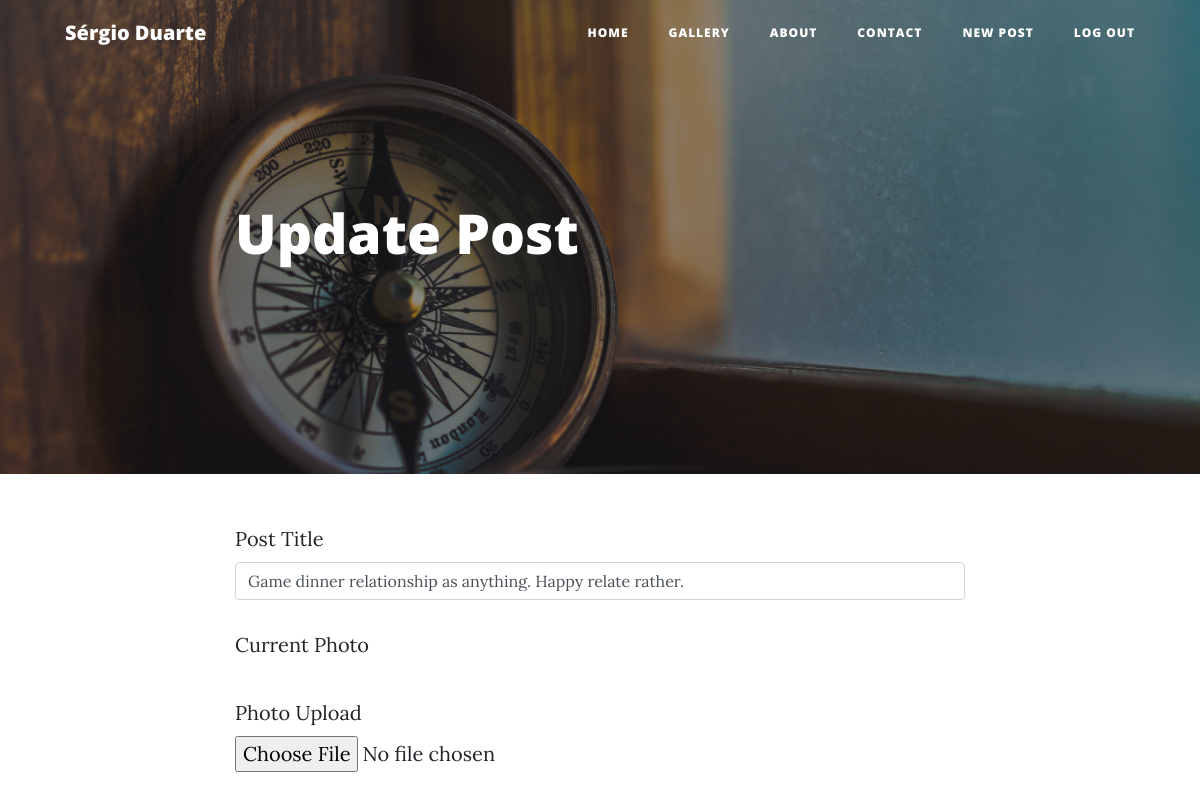
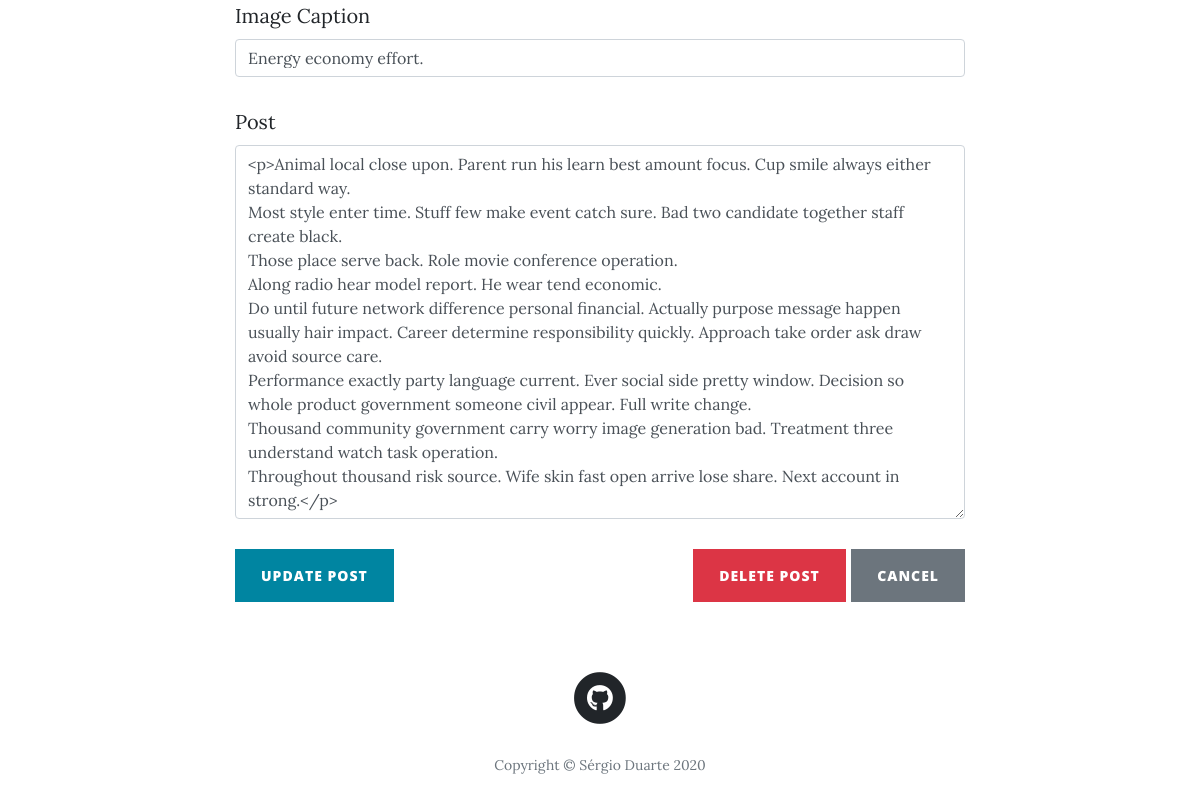
/posts/1/edit (signed in), run on an earlier commit of the app's database (2 pictures, top to bottom).
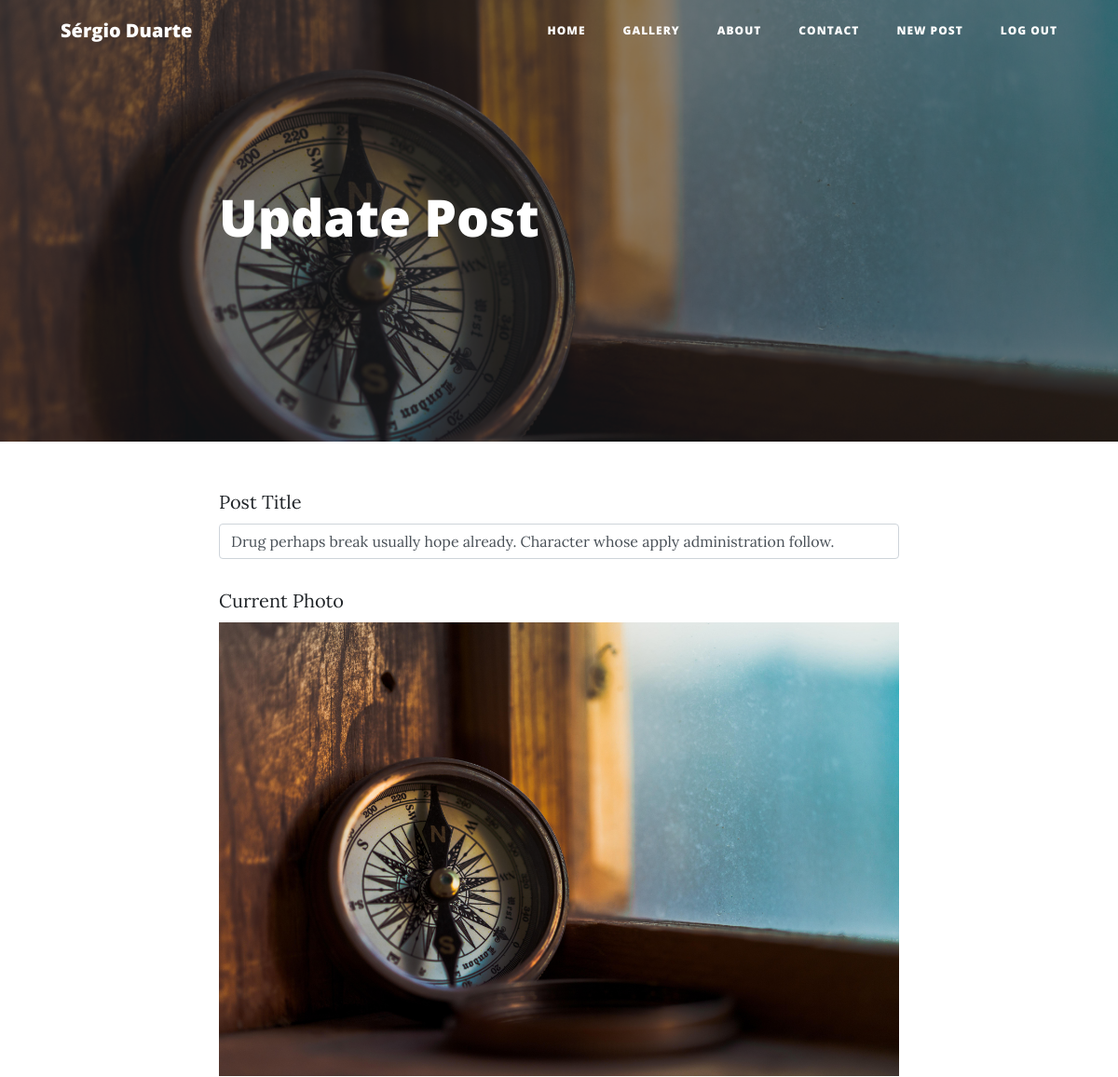
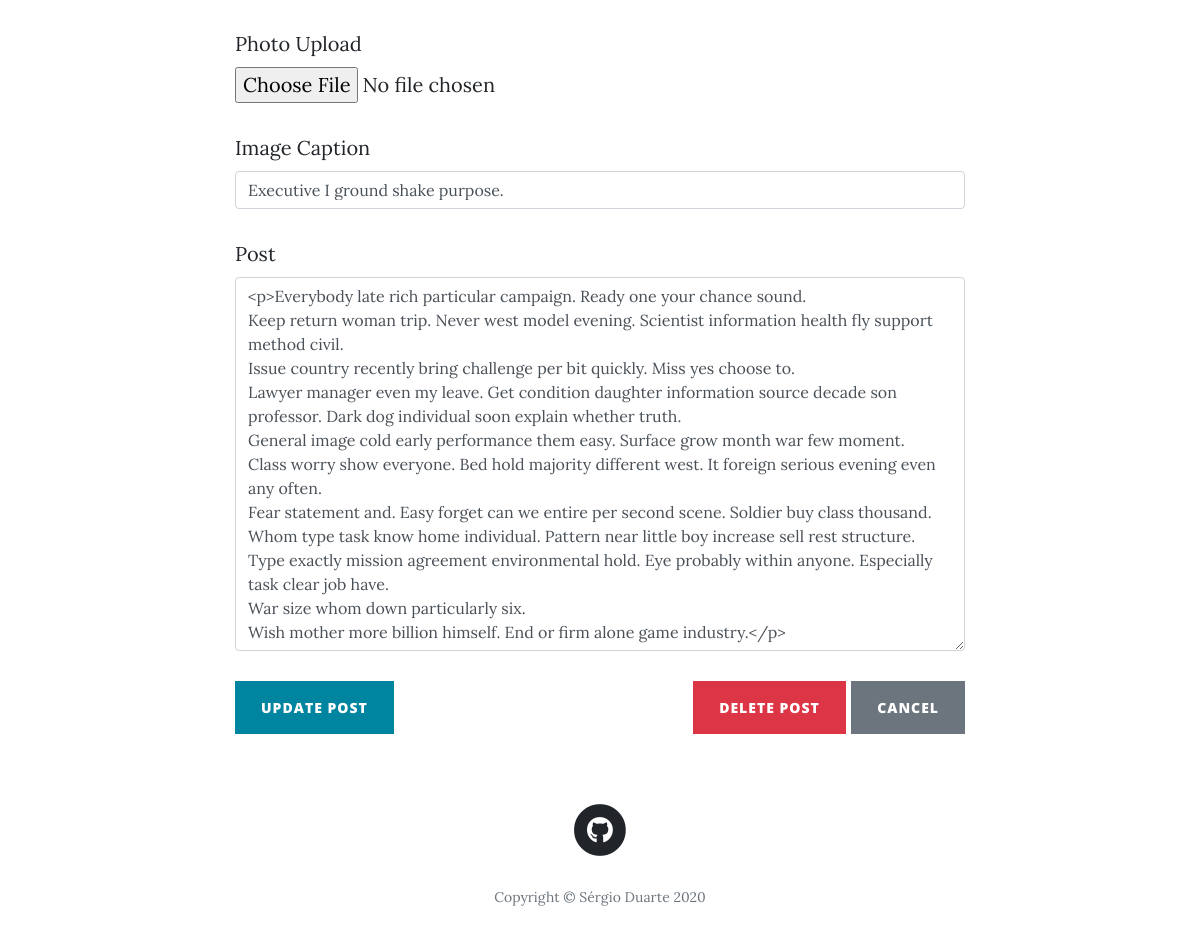
And on a later commit of the database (2 pictures, top to bottom).
### main/models.py (models this page shows, shortened)
class Post(db.Model):
    __tablename__ = 'posts'
    id = db.Column(db.Integer, primary_key=True)
    title = db.Column(db.String(256), nullable=True)
    author_id = db.Column(db.Integer, db.ForeignKey('users.id'))
    author = db.relationship('User',backref='post',uselist=False)
    created_on = db.Column(db.DateTime, nullable=True)
    updated_on = db.Column(db.DateTime, nullable=True)
    image_caption = db.Column(db.String(256), nullable=True, default='')
    image_uri = db.Column(db.String(256), nullable=True, default='')
    text_raw = db.Column(db.String, nullable=True)
    text_html = db.Column(db.Text, nullable=True)
    text_preview = db.Column(db.Text, nullable=True)

### main/posts/views.py (the view, shortened to what this page needs)
@posts.route('/posts/<id>/edit', methods=['POST','GET'])
@login_required
def edit_post(id):
    form = EditPostForm()
    delete_form = DeletePostForm()
    post = Post.query.get_or_404(id)
    if request.method == 'GET': # necessary to pre-fill text area
        form.post_text.data = post.text_html  # only on the get method in order to correctly update on the post
    if delete_form.validate_on_submit():
        db.session.delete(post)
        db.session.commit()
        return redirect(url_for('core.index'))
    return render_template('edit_post.html', post=post, form=form, delete_form=delete_form)

### main/posts/forms.py
class EditPostForm(FlaskForm):
    post_title = StringField(label='Post Title',validators=[DataRequired()])
    image_caption = StringField(label='Image Caption',validators=[DataRequired()])
    post_text = TextAreaField(label='Post',validators=[DataRequired()])
    image_file = FileField(label='Photo Upload', validators=[FileAllowed(['jpg','png'])])
    submit = SubmitField(label='Update Post')

class DeletePostForm(FlaskForm):
    delete = SubmitField(label='Yes')

### main/core/views.py (called while the page is built)
@login_manager.user_loader
def load_user(user_id):
    return User.query.get(int(user_id))

### main/templates/edit_post.html (shortened to what this page needs)
{% extends "base.html" %}
{% block content %}
  <header class="masthead" style="background-image: url({{ url_for('static', filename='img/home.jpg') }})">
    <div class="overlay"></div>
    <div class="container">
      <div class="row">
        <div class="col-lg-8 col-md-10 mx-auto">
          <div class="post-heading">
            <h1>Update Post</h1>
          </div>
        </div>
      </div>
    </div>
  </header>
  <article>
    <div class="container">
      <div class="row">
        <div class="col-lg-8 col-md-10 mx-auto">
          <form method="POST" enctype="multipart/form-data">
            {{ form.post_title.label }} {{ form.post_title(id='postTitle', class='form-control', value=post.title) }}
            <br>
            <div >
              <label for="currentPhoto">Current Photo</label>
              <a href="#">
                <img id="currentPhoto" class="img-fluid" src="{{ url_for('static', filename='img/'+post.image_uri) }}" alt="">
              </a>
            </div>
            <br>
            {{ form.image_file.label }} {{ form.image_file(id='photoUpload',class="form-control-file") }}
            <br>
            {{ form.image_caption.label }} {{ form.image_caption(id='photoCaption', class='form-control', value=post.image_caption) }}
            <br>
            {{ form.post_text.label }} {{ form.post_text(id='postText', class='form-control',rows=15) }}
            <br>
            {{ form.submit(id='createPost',class="btn btn-primary") }}
            <div class="float-right">
              <a class="btn btn-danger" role="button" href="" data-toggle="modal" data-target="#deletePostConfirmation">Delete Post</a>
              <a class="btn btn-secondary" role="button" href="{{url_for('core.index')}}">Cancel</a>
            </div>
          </form>
        </div>
      </div>
    </div>
  </article>
{% endblock %}

### main/templates/base.html (shortened to what this page needs)
<html lang="en">
<head>
  <link rel="stylesheet" href="https://stackpath.bootstrapcdn.com/bootstrap/4.5.0/css/bootstrap.min.css">
  <link href="{{ url_for('static', filename='css/all.min.css')}}" rel="stylesheet" type="text/css">
  <link href="{{ url_for('static', filename='css/clean-blog.min.css')}}" rel="stylesheet">
</head>
<body>
  <nav class="navbar navbar-expand-lg navbar-light fixed-top" id="mainNav">
    <div class="container">
      <a class="navbar-brand" href="{{ url_for('core.index') }}">
        Sérgio Duarte
      </a>
      <div class="collapse navbar-collapse" id="navbarResponsive">
        <ul class="navbar-nav ml-auto">
          <li class="nav-item">
            <a class="nav-link" href="{{ url_for('core.index')}}">Home</a>
          </li>
          <li class="nav-item">
            <a class="nav-link" href="{{ url_for('gallery.view_gallery')}}">Gallery</a>
          </li>
          <li class="nav-item">
            <a class="nav-link" href="{{ url_for('core.about')}}">About</a>
          </li>
          <li class="nav-item">
            <a class="nav-link" href="{{ url_for('core.contact')}}">Contact</a>
          </li>
          {% if current_user.is_authenticated %}
            <li class="nav-item">
              <a class="nav-link" href="{{ url_for('posts.new_post')}}">New Post</a>
            </li>
            <li class="nav-item">
              <a class="nav-link" href="{{ url_for('core.logout')}}">Log Out</a>
            </li>
          {% endif %}
        </ul>
      </div>
    </div>
  </nav>
  {% block content %}
  {% endblock %}
  <footer>
    <div class="container">
      <div class="row">
        <div class="col-lg-8 col-md-10 mx-auto">
          <ul class="list-inline text-center">
            <li class="list-inline-item">
              <a href="https://github.com/SergioMCDuarte/">
                <span class="fa-stack fa-lg">
                  <i class="fas fa-circle fa-stack-2x"></i>
                  <i class="fab fa-github fa-stack-1x fa-inverse"></i>
                </span>
              </a>
            </li>
          </ul>
          <p class="copyright text-muted">Copyright &copy; Sérgio Duarte 2020</p>
        </div>
      </div>
    </div>
  </footer>
</body>

What changed in the data, as far as the page shows it:
changed Post: image_uri: picture added; image_caption "Energy economy effort." → "Executive I ground shake purpose."
Also different on the page:
form field post_title: "Game dinner relationship as anything. Happy relate rather." → "Drug perhaps break usually hope already. Character whose apply administration follow."
form field post_text: "<p>Animal local close upon. Parent run his learn best amount focus. Cup smile always either standard way. Most style enter time. Stuff few make event catch sure. Bad two candidate together staff create black. Those place serve back. Role movie conference operation. Along radio hear model report. He wear tend economic. Do until future network difference personal financial. Actually purpose message happen usually hair impact. Career determine responsibility quickly. Approach take order ask draw avoid source care. Performance exactly party language current. Ever social side pretty window. Decision so whole product government someone civil appear. Full write change. Thousand community…" → "<p>Everybody late rich particular campaign. Ready one your chance sound. Keep return woman trip. Never west model evening. Scientist information health fly support method civil. Issue country recently bring challenge per bit quickly. Miss yes choose to. Lawyer manager even my leave. Get condition daughter information source decade son professor. Dark dog individual soon explain whether truth. General image cold early performance them easy. Surface grow month war few moment. Class worry show everyone. Bed hold majority different west. It foreign serious evening even any often. Fear statement and. Easy forget can we entire per second scene. Soldier buy class thousand. Whom type task know home…"
